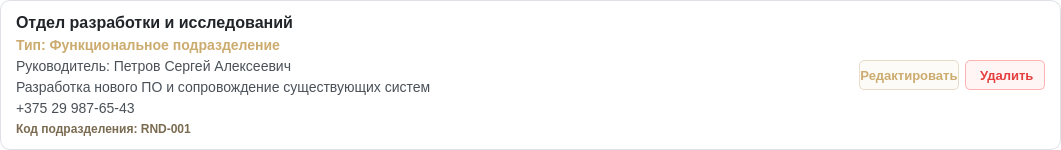
<?xml version="1.0" encoding="UTF-8"?>
<ui version="4.0">
 <class>UniversalDepartmentCard</class>
 <widget class="QFrame" name="UniversalDepartmentCard">
  <property name="geometry">
   <rect>
    <x>0</x>
    <y>0</y>
    <width>1061</width>
    <height>150</height>
   </rect>
  </property>
  <property name="minimumSize">
   <size>
    <width>350</width>
    <height>130</height>
   </size>
  </property>
  <property name="maximumSize">
   <size>
    <width>16777215</width>
    <height>150</height>
   </size>
  </property>
  <property name="styleSheet">
   <string notr="true">
    QFrame#UniversalDepartmentCard {
        background-color: white;
        border: 1px solid #DEE2E6;
        border-radius: 10px;
    }
    QFrame#UniversalDepartmentCard:hover {
        border: 2px solid #CCAB6E;
        background-color: #FDFBF7;
    }
   </string>
  </property>
  <layout class="QHBoxLayout" name="horizontalLayout">
   <property name="spacing">
    <number>15</number>
   </property>
   <property name="leftMargin">
    <number>15</number>
   </property>
   <property name="topMargin">
    <number>2</number>
   </property>
   <property name="rightMargin">
    <number>15</number>
   </property>
   <property name="bottomMargin">
    <number>2</number>
   </property>
   <item>
    <layout class="QHBoxLayout" name="horizontalLayout_2">
     <property name="spacing">
      <number>6</number>
     </property>
     <item>
      <layout class="QVBoxLayout" name="infoLayout">
       <property name="spacing">
        <number>4</number>
       </property>
       <property name="topMargin">
        <number>10</number>
       </property>
       <property name="bottomMargin">
        <number>10</number>
       </property>
       <item>
        <widget class="QLabel" name="nameLabel">
         <property name="styleSheet">
          <string notr="true">border: none; font-size: 16px; font-weight: bold; color: #212529; background-color: transparent;</string>
         </property>
         <property name="text">
          <string>Отдел разработки и исследований</string>
         </property>
        </widget>
       </item>
       <item>
        <widget class="QLabel" name="typeLabel">
         <property name="styleSheet">
          <string notr="true">border: none; font-size: 14px; font-weight: 500; color: #CCAB6E; background-color: transparent;</string>
         </property>
         <property name="text">
          <string>Тип: Функциональное подразделение</string>
         </property>
        </widget>
       </item>
       <item>
        <widget class="QLabel" name="leaderLabel">
         <property name="styleSheet">
          <string notr="true">border: none; font-size: 14px; color: #495057; background-color: transparent;</string>
         </property>
         <property name="text">
          <string>Руководитель: Петров Сергей Алексеевич</string>
         </property>
        </widget>
       </item>
       <item>
        <widget class="QLabel" name="descriptionLabel">
         <property name="maximumSize">
          <size>
           <width>450</width>
           <height>16777215</height>
          </size>
         </property>
         <property name="styleSheet">
          <string notr="true">border: none; font-size: 14px; color: #495057; background-color: transparent;</string>
         </property>
         <property name="text">
          <string>Разработка нового ПО и сопровождение существующих систем</string>
         </property>
         <property name="wordWrap">
          <bool>true</bool>
         </property>
        </widget>
       </item>
       <item>
        <widget class="QLabel" name="phoneLabel">
         <property name="styleSheet">
          <string notr="true">border: none; font-size: 14px; color: #495057; background-color: transparent;</string>
         </property>
         <property name="text">
          <string>+375 29 987-65-43</string>
         </property>
        </widget>
       </item>
       <item>
        <widget class="QLabel" name="numberLabel">
         <property name="styleSheet">
          <string notr="true">border: none; font-size: 12px; font-weight: bold; color: #7A6A50; background-color: transparent;</string>
         </property>
         <property name="text">
          <string>Код подразделения: RND-001</string>
         </property>
        </widget>
       </item>
      </layout>
     </item>
     <item>
      <spacer name="horizontalSpacer">
       <property name="orientation">
        <enum>Qt::Orientation::Horizontal</enum>
       </property>
       <property name="sizeType">
        <enum>QSizePolicy::Policy::Fixed</enum>
       </property>
       <property name="sizeHint" stdset="0">
        <size>
         <width>80</width>
         <height>20</height>
        </size>
       </property>
      </spacer>
     </item>
     <item>
      <widget class="QPushButton" name="editBtn">
       <property name="minimumSize">
        <size>
         <width>100</width>
         <height>30</height>
        </size>
       </property>
       <property name="maximumSize">
        <size>
         <width>100</width>
         <height>30</height>
        </size>
       </property>
       <property name="cursor">
        <cursorShape>PointingHandCursor</cursorShape>
       </property>
       <property name="styleSheet">
        <string notr="true">
         QPushButton {
             background-color: #FDFBF7;
             color: #CCAB6E;
             border: 1px solid #E8DCC8;
             border-radius: 5px;
             font-size: 13px;
             font-weight: 500;
         }
         QPushButton:hover {
             background-color: #CCAB6E;
             color: white;
         }
         QPushButton:pressed {
             background-color: #7A6A50;
         }
        </string>
       </property>
       <property name="text">
        <string>Редактировать</string>
       </property>
      </widget>
     </item>
     <item>
      <widget class="QPushButton" name="deleteBtn">
       <property name="minimumSize">
        <size>
         <width>80</width>
         <height>30</height>
        </size>
       </property>
       <property name="maximumSize">
        <size>
         <width>80</width>
         <height>30</height>
        </size>
       </property>
       <property name="cursor">
        <cursorShape>PointingHandCursor</cursorShape>
       </property>
       <property name="styleSheet">
        <string notr="true">
         QPushButton {
             background-color: #FFF5F5;
             color: #E53E3E;
             border: 1px solid #FEB2B2;
             border-radius: 5px;
             font-size: 13px;
             font-weight: 500;
         }
         QPushButton:hover {
             background-color: #E53E3E;
             color: white;
         }
         QPushButton:pressed {
             background-color: #C53030;
         }
        </string>
       </property>
       <property name="text">
        <string> Удалить</string>
       </property>
      </widget>
     </item>
    </layout>
   </item>
  </layout>
 </widget>
 <resources/>
 <connections/>
</ui>
